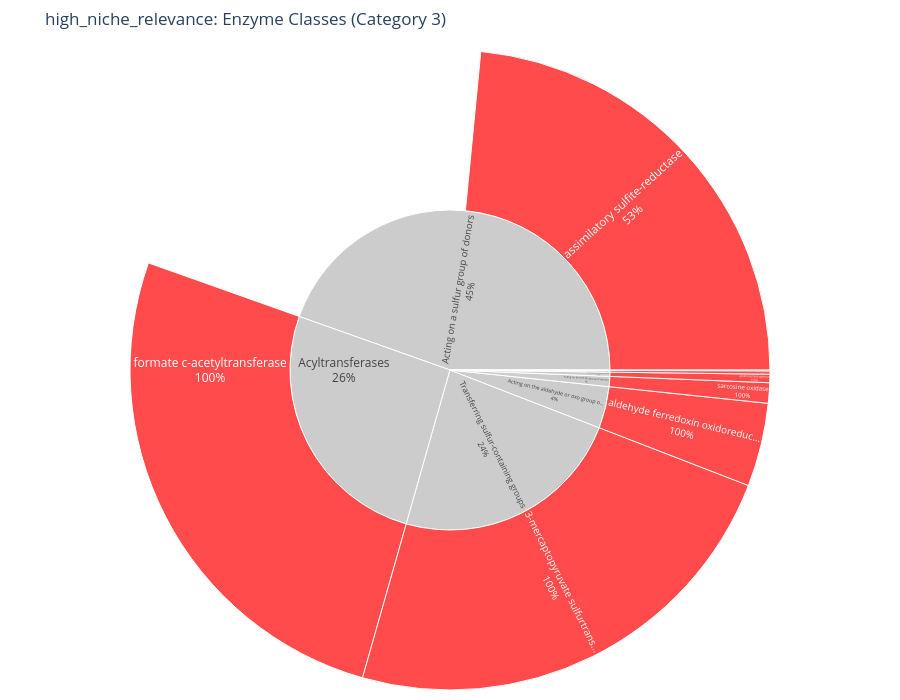

Notebook cell for this chart:
### Code cell
fig,  sunburst_data  = create_sunburst_chart_with_details(high_niche_relevance, "high_niche_relevance", top_n=200, category=3)
# Save as static image
output_path= data_visual/"32_sun_prot_class.png"
fig.write_image(output_path, scale=3)
# Show in notebook/browser
fig.show()

### Figure 1 — Plotly figure (JSON) as saved in the notebook; plotly's stock layout.template omitted (floating-point values rounded to 4 significant figures)
{"data": [{"branchvalues": "total", "customdata": [["<b>Enzyme</b>: Acyltransferases.<br><b>Entries</b>: 66<br><b>Total</b>: 9.01"], ["<b>Protein</b>: formate c-acetyltransferase<br><b>Value</b>: 9.009<br><b>Mechanisms</b>: N/A"], ["<b>Enzyme</b>: Acting on a sulfur group of donors.<br><b>Entries</b>: 41<br><b>Total</b>: 15.43"], ["<b>Protein</b>: thiosulfate-dehydrogenase<br><b>Value</b>: 0.556<br><b>Mechanisms</b>: N/A"], ["<b>Protein</b>: assimilatory sulfite-reductase<br><b>Value</b>: 8.124<br><b>Mechanisms</b>: N/A"], ["<b>Protein</b>: sulfite-dehydrogenase<br><b>Value</b>: 6.750<br><b>Mechanisms</b>: N/A"], ["<b>Enzyme</b>: Acting on the CH-NH group of donors.<br><b>Entries</b>: 2<br><b>Total</b>: 0.36"], ["<b>Protein</b>: sarcosine oxidase<br><b>Value</b>: 0.356<br><b>Mechanisms</b>: N/A"], ["<b>Enzyme</b>: Transferring sulfur-containing groups.<br><b>Entries</b>: 42<br><b>Total</b>: 8.15"], ["<b>Protein</b>: 3-mercaptopyruvate sulfurtransferase<br><b>Value</b>: 8.146<br><b>Mechanisms</b>: N/A"], ["<b>Enzyme</b>: Transferring phosphorus-containing groups.<br><b>Entries</b>: 1<br><b>Total</b>: 0.01"], ["<b>Protein</b>: acetate kinase<br><b>Value</b>: 0.015<br><b>Mechanisms</b>: N/A"], ["<b>Enzyme</b>: Carbon-oxygen lyases.<br><b>Entries</b>: 1<br><b>Total</b>: 0.06"], ["<b>Protein</b>: cystathionine beta-synthase<br><b>Value</b>: 0.058<br><b>Mechanisms</b>: N/A"], ["<b>Enzyme</b>: Acting on the aldehyde or oxo group of donors.<br><b>Entries</b>: 6<br><b>Total</b>: 1.46"], ["<b>Protein</b>: aldehyde ferredoxin oxidoreductase<br><b>Value</b>: 1.459<br><b>Mechanisms</b>: N/A"], ["<b>Enzyme</b>: Acting on the CH-OH group of donors.<br><b>Entries</b>: 2<br><b>Total</b>: 0.15"], ["<b>Protein</b>: alcohol-dehydrogenase<br><b>Value</b>: 0.146<br><b>Mechanisms</b>: N/A"]], "domain": {"x": [0, 1], "y": [0, 1]}, "hovertemplate": "%{customdata[0]}", "ids": ["Acyltransferases.", "Acyltransferases.||protein_name", "Acting on a sulfur group of donors.", "Acting on a sulfur group of donors.||protein_name", "Acting on a sulfur group of donors.||protein_name", "Acting on a sulfur group of donors.||protein_name", "Acting on the CH-NH group of donors.", "Acting on the CH-NH group of donors.||protein_name", "Transferring sulfur-containing groups.", "Transferring sulfur-containing groups.||protein_name", "Transferring phosphorus-containing groups.", "Transferring phosphorus-containing groups.||protein_name", "Carbon-oxygen lyases.", "Carbon-oxygen lyases.||protein_name", "Acting on the aldehyde or oxo group of donors.", "Acting on the aldehyde or oxo group of donors.||protein_name", "Acting on the CH-OH group of donors.", "Acting on the CH-OH group of donors.||protein_name"], "insidetextorientation": "radial", "labels": ["Acyltransferases", "formate c-acetyltransferase", "Acting on a sulfur group of donors", "thiosulfate-dehydrogenase", "assimilatory sulfite-reductase", "sulfite-dehydrogenase", "Acting on the CH-NH group of donors", "sarcosine oxidase", "Transferring sulfur-containing groups", "3-mercaptopyruvate sulfurtrans...", "Transferring phosphorus-containing gr...", "acetate kinase", "Carbon-oxygen lyases", "cystathionine beta-synthase", "Acting on the aldehyde or oxo group o...", "aldehyde ferredoxin oxidoreduc...", "Acting on the CH-OH group of donors", "alcohol-dehydrogenase"], "marker": {"colors": ["#CCCCCC", "#FF0000", "#CCCCCC", "#FF8C00", "#FF0000", "#FF0000", "#CCCCCC", "#FF0000", "#CCCCCC", "#FF0000", "#CCCCCC", "#FF0000", "#CCCCCC", "#FF0000", "#CCCCCC", "#FF0000", "#CCCCCC", "#FF0000"]}, "name": "", "parents": [null, "Acyltransferases.", null, "Acting on a sulfur group of donors.", "Acting on a sulfur group of donors.", "Acting on a sulfur group of donors.", null, "Acting on the CH-NH group of donors.", null, "Transferring sulfur-containing groups.", null, "Transferring phosphorus-containing groups.", null, "Carbon-oxygen lyases.", null, "Acting on the aldehyde or oxo group of donors.", null, "Acting on the CH-OH group of donors."], "textinfo": "label+percent parent", "type": "sunburst", "values": [9.009, 9.009, 15.43, 0.556, 8.124, 6.75, 0.3562, 0.3562, 8.146, 8.146, 0.015, 0.015, 0.05826, 0.05826, 1.459, 1.459, 0.1463, 0.1463]}], "layout": {"height": 700, "legend": {"tracegroupgap": 0}, "margin": {"b": 10, "l": 10, "r": 10, "t": 50}, "title": {"text": "high_niche_relevance: Enzyme Classes (Category 3)"}, "width": 900}}
